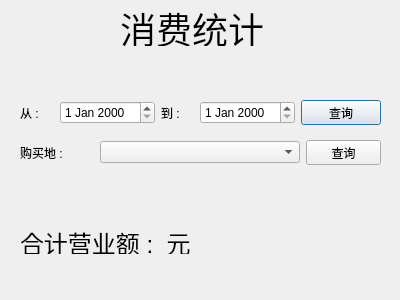
<?xml version="1.0" encoding="UTF-8"?>
<ui version="4.0">
 <class>cashDialog</class>
 <widget class="QDialog" name="cashDialog">
  <property name="geometry">
   <rect>
    <x>0</x>
    <y>0</y>
    <width>400</width>
    <height>300</height>
   </rect>
  </property>
  <property name="windowTitle">
   <string>Dialog</string>
  </property>
  <widget class="QLabel" name="label_11">
   <property name="geometry">
    <rect>
     <x>120</x>
     <y>10</y>
     <width>144</width>
     <height>36</height>
    </rect>
   </property>
   <property name="font">
    <font>
     <pointsize>27</pointsize>
    </font>
   </property>
   <property name="text">
    <string>消费统计</string>
   </property>
  </widget>
  <widget class="QWidget" name="layoutWidget">
   <property name="geometry">
    <rect>
     <x>20</x>
     <y>100</y>
     <width>361</width>
     <height>25</height>
    </rect>
   </property>
   <layout class="QHBoxLayout" name="horizontalLayout">
    <item>
     <widget class="QLabel" name="label_2">
      <property name="text">
       <string>从 : </string>
      </property>
     </widget>
    </item>
    <item>
     <widget class="QDateEdit" name="dateEdit"/>
    </item>
    <item>
     <widget class="QLabel" name="label_3">
      <property name="text">
       <string>到 : </string>
      </property>
     </widget>
    </item>
    <item>
     <widget class="QDateEdit" name="dateEdit_2"/>
    </item>
    <item>
     <widget class="QPushButton" name="pushButton">
      <property name="text">
       <string>查询</string>
      </property>
     </widget>
    </item>
   </layout>
  </widget>
  <widget class="QLabel" name="label_4">
   <property name="geometry">
    <rect>
     <x>20</x>
     <y>230</y>
     <width>361</width>
     <height>24</height>
    </rect>
   </property>
   <property name="font">
    <font>
     <pointsize>18</pointsize>
    </font>
   </property>
   <property name="text">
    <string>合计营业额 :  元</string>
   </property>
  </widget>
  <widget class="QWidget" name="">
   <property name="geometry">
    <rect>
     <x>20</x>
     <y>140</y>
     <width>361</width>
     <height>25</height>
    </rect>
   </property>
   <layout class="QHBoxLayout" name="horizontalLayout_2">
    <item>
     <widget class="QLabel" name="label_5">
      <property name="text">
       <string>购买地 : </string>
      </property>
     </widget>
    </item>
    <item>
     <widget class="QComboBox" name="comboBox">
      <property name="minimumSize">
       <size>
        <width>200</width>
        <height>0</height>
       </size>
      </property>
      <property name="maximumSize">
       <size>
        <width>200</width>
        <height>16777215</height>
       </size>
      </property>
     </widget>
    </item>
    <item>
     <widget class="QPushButton" name="pushButton_2">
      <property name="minimumSize">
       <size>
        <width>75</width>
        <height>0</height>
       </size>
      </property>
      <property name="maximumSize">
       <size>
        <width>75</width>
        <height>16777215</height>
       </size>
      </property>
      <property name="text">
       <string>查询</string>
      </property>
     </widget>
    </item>
   </layout>
  </widget>
 </widget>
 <resources/>
 <connections/>
</ui>
